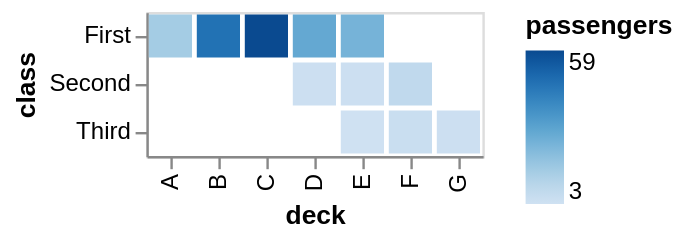

The code cell stored with this chart in its notebook:
### Code cell
alt.Chart(data).mark_bar().transform_aggregate(
passengers='count()', groupby=['deck', 'class']).transform_filter(
    'datum.deck != null'
).encode(
x='deck',
y='class',
color='passengers:Q')

### Figure 1 — Vega-Lite specification as saved in the notebook (floating-point values rounded to 4 significant figures; data arrays with more than 128 entries replaced by an {"elided": "..."} marker saying what was removed)
{"config": {"view": {"continuousWidth": 300, "continuousHeight": 300}}, "data": {"name": "data-0c38bb19a9fd97a919c8e685b97dc7d4"}, "mark": {"type": "bar"}, "encoding": {"color": {"field": "passengers", "type": "quantitative"}, "x": {"field": "deck", "type": "nominal"}, "y": {"field": "class", "type": "nominal"}}, "transform": [{"aggregate": [{"op": "count", "as": "passengers"}], "groupby": ["deck", "class"]}, {"filter": "datum.deck != null"}], "$schema": "https://vega.github.io/schema/vega-lite/v5.20.1.json", "datasets": {"data-0c38bb19a9fd97a919c8e685b97dc7d4": {"elided": "891 records"}}}
